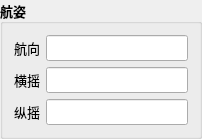
         <widget class="QGroupBox" name="groupBox_8">
          <property name="font">
           <font>
            <family>微软雅黑</family>
            <pointsize>10</pointsize>
            <weight>75</weight>
            <bold>true</bold>
           </font>
          </property>
          <property name="title">
           <string>航姿</string>
          </property>
          <layout class="QGridLayout" name="gridLayout_6">
           <item row="2" column="0">
            <widget class="QLabel" name="label_33">
             <property name="maximumSize">
              <size>
               <width>59</width>
               <height>16777215</height>
              </size>
             </property>
             <property name="font">
              <font>
               <family>微软雅黑</family>
               <pointsize>10</pointsize>
               <weight>50</weight>
               <bold>false</bold>
              </font>
             </property>
             <property name="text">
              <string>纵摇</string>
             </property>
            </widget>
           </item>
           <item row="1" column="0">
            <widget class="QLabel" name="label_32">
             <property name="maximumSize">
              <size>
               <width>59</width>
               <height>16777215</height>
              </size>
             </property>
             <property name="font">
              <font>
               <family>微软雅黑</family>
               <pointsize>10</pointsize>
               <weight>50</weight>
               <bold>false</bold>
              </font>
             </property>
             <property name="text">
              <string>横摇</string>
             </property>
            </widget>
           </item>
           <item row="0" column="1">
            <widget class="QLineEdit" name="lineEdit_9">
             <property name="font">
              <font>
               <family>微软雅黑</family>
               <pointsize>10</pointsize>
               <weight>75</weight>
               <bold>true</bold>
              </font>
             </property>
             <property name="readOnly">
              <bool>true</bool>
             </property>
            </widget>
           </item>
           <item row="0" column="0">
            <widget class="QLabel" name="label_31">
             <property name="maximumSize">
              <size>
               <width>59</width>
               <height>16777215</height>
              </size>
             </property>
             <property name="font">
              <font>
               <family>微软雅黑</family>
               <pointsize>10</pointsize>
               <weight>50</weight>
               <bold>false</bold>
              </font>
             </property>
             <property name="text">
              <string>航向</string>
             </property>
            </widget>
           </item>
           <item row="1" column="1">
            <widget class="QLineEdit" name="lineEdit_10">
             <property name="font">
              <font>
               <family>微软雅黑</family>
               <pointsize>10</pointsize>
               <weight>75</weight>
               <bold>true</bold>
              </font>
             </property>
             <property name="readOnly">
              <bool>true</bool>
             </property>
            </widget>
           </item>
           <item row="2" column="1">
            <widget class="QLineEdit" name="lineEdit_11">
             <property name="font">
              <font>
               <family>微软雅黑</family>
               <pointsize>10</pointsize>
               <weight>75</weight>
               <bold>true</bold>
              </font>
             </property>
             <property name="readOnly">
              <bool>true</bool>
             </property>
            </widget>
           </item>
          </layout>
         </widget>
